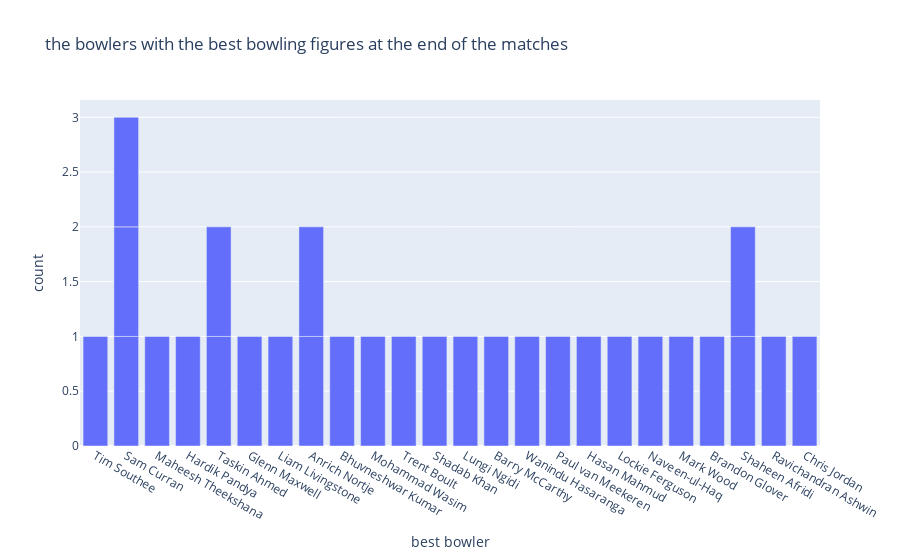

Source (notebook cell):
### Markdown cell above
# Now let’s have a look at the bowlers with the best bowling figures at the end of the matches

### Code cell
fig=px.bar(df,x=df['best bowler'], title='the bowlers with the best bowling figures at the end of the matches')
fig.show()

### Figure 1 — Plotly figure (JSON) as saved in the notebook; plotly's stock layout.template omitted (floating-point values rounded to 4 significant figures)
{"data": [{"alignmentgroup": "True", "hovertemplate": "best bowler=%{x}<br>count=%{y}<extra></extra>", "legendgroup": "", "marker": {"color": "#636efa", "pattern": {"shape": ""}}, "name": "", "offsetgroup": "", "orientation": "v", "showlegend": false, "textposition": "auto", "type": "bar", "x": ["Tim Southee", "Sam Curran", "Maheesh Theekshana", "Hardik Pandya", "Taskin Ahmed", "Glenn Maxwell", "Liam Livingstone", "Anrich Nortje", "Bhuvneshwar Kumar", "Mohammad Wasim", "Trent Boult", "Taskin Ahmed", "Shadab Khan", "Lungi Ngidi", "Barry McCarthy", "Wanindu Hasaranga", "Sam Curran", "Paul van Meekeren", "Hasan Mahmud", "Anrich Nortje", "Lockie Ferguson", "Naveen-ul-Haq", "Mark Wood", "Brandon Glover", "Shaheen Afridi", "Ravichandran Ashwin", "Shaheen Afridi", "Chris Jordan", "Sam Curran"], "xaxis": "x", "y": [1, 1, 1, 1, 1, 1, 1, 1, 1, 1, 1, 1, 1, 1, 1, 1, 1, 1, 1, 1, 1, 1, 1, 1, 1, 1, 1, 1, 1], "yaxis": "y"}], "layout": {"barmode": "relative", "legend": {"tracegroupgap": 0}, "title": {"text": "the bowlers with the best bowling figures at the end of the matches"}, "xaxis": {"anchor": "y", "domain": [0, 1], "title": {"text": "best bowler"}}, "yaxis": {"anchor": "x", "domain": [0, 1], "title": {"text": "count"}}}}
